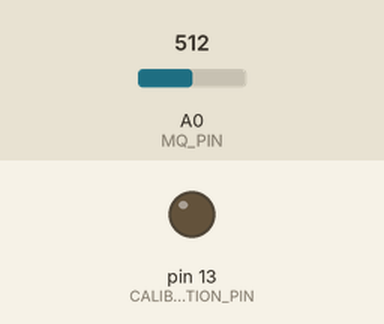
Bench run of a sketch on a simulated Arduino Uno, built with avr-gcc and run on an emulated ATmega328P. Shown: output pins drawn as LEDs (lit = HIGH). The inputs (shaded band) are chosen by the test bench; at power-on: A0 (MQ_PIN) = 512. What the sketch prints to the serial monitor is not drawn.

Above: at 0.1 s.
At 1.1 s:
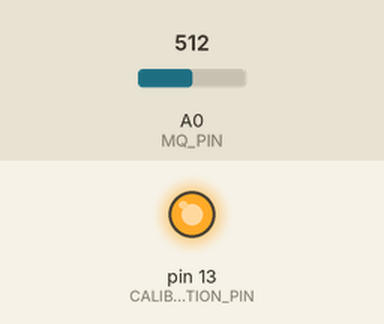
Timing chart, 0 to 3.5 s (numbered marks = the images above):
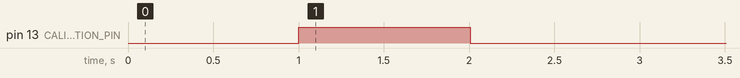

The sketch:

CH4-sensor.ino
```cpp
/////////////
// Arduino //
/////////////
const bool DEBUG = false; // debug output (calibration phase) is not compatible with external monitoring system ('./monitor.sh').

const int CALIBRATION_PIN = 13; // Turn on during calibration
const int MQ_PIN = A0; // analog input
const double VOLT_RESOLUTION = 5.0; // if 3.3V, use 3.3
const int ADC_RESOLUTION = 1023; // for 10-bit analog to digital converter: 0..2^10-1 = 0..1023
//const int SERIAL_BAUD=115200;
const int SERIAL_BAUD=9600;

// How to interpret ADC measure:
// ADC = analogRead(MQ_PIN); // 0..1023
// Sensor voltage = 5*ADC/1023
//
// MQ-4 idea is to use the voltage divider formula:
//
//  RS     V - VS
// ---- = ---------- => RS = V*RL/VS - RL
//  RL       VS
//
// RS: sensor resistance
// VS: sensor voltage
// RL: load resistance
// V: volt resolution (usually 5.0V)

///////////////////////////////////////////////////////////////
// DATA SHEET SPECIFICATIONS, SENSIBILITY GRAPH and FORMULAS //
///////////////////////////////////////////////////////////////
const double RL = 1.777; // K Ohms measured between A0 and GND (polymeter)
double CLEAN_AIR_RATIO = 4.3; // RS_air/R0, horizontal black line at graph: you must guarantee 'clean air' during setup() calibration
double R0 = 11.82; // estimated (will be calculated on calibration)
const int MQ4_PPM_MAX_RANGE = 10000;

// Graph shows RS/R0 against ppm
// Graph is in logarithm scale: log y = m * log x + b
//
// y=1;    x=1000 ppm  => 0 = 3m + b
// y=0.43; x=10000 ppm => −0,366531544 = 4m + b
//
// So:
const double m = -0.366531544;
const double b = 1.099594632;

///////////////
// FUNCTIONS //
///////////////

const int DEFAULT_SAMPLES = 5;
const int DEFAULT_SAMPLES_INTERVAL_MS = 10;
const int DEFAULT_MEASURE_LAPSE = DEFAULT_SAMPLES * DEFAULT_SAMPLES_INTERVAL_MS;

// Get average voltage
double voltage(int samples = DEFAULT_SAMPLES, int samplesIntervalMs = DEFAULT_SAMPLES_INTERVAL_MS) {
  double avg = 0.0;
  for (int k = 0; k < samples; k ++) {
    avg += analogRead(MQ_PIN);
    delay(samplesIntervalMs);
  }

  double result = (avg/samples) * VOLT_RESOLUTION / ADC_RESOLUTION;

  return result;
}

// Get R0 on using clean-air as graph reference
double calibrate() {
  double sensor_volt = voltage(50, 20); //Define variable for sensor voltage
  double RS_air; // Define variable for sensor resistance
  double R0; // Define variable for resulting R0

  RS_air = ((VOLT_RESOLUTION * RL) / sensor_volt) - RL; // Calculate RS in fresh air
  R0 = RS_air / CLEAN_AIR_RATIO; // Calculate R0

  return R0;
}

// Get CH4 concentratin (ppm)
int ppm(double sensor_volt) {
  double RS_gas; //Define variable for sensor resistance
  double ratio; //Define variable for ratio

  RS_gas = ((VOLT_RESOLUTION * RL) / sensor_volt) - RL; //Get value of RS in a gas
  ratio = RS_gas / R0;   // Get ratio for CH4

  double ppm_log = (log10(ratio) - b) / m; //Get ppm value in linear scale according to the the ratio value
  double ppm = pow(10, ppm_log); //Convert ppm value to log scale

  // Limit range to maximum by specification:
  int result = min(floor(ppm), MQ4_PPM_MAX_RANGE);

  return result;
}

////////////////////
// INITIALIZATION //
////////////////////
void setup() {
  Serial.begin(SERIAL_BAUD); // hay que ajustarlo en el monitor tambén, o se verá basura
  delay(1000);

  if (DEBUG) {
    Serial.println("\n==============================================================");
    Serial.println("METANE CONCENTRATION MEASUREMENT (CH4 ppm) BY MEAN MQ-4 SENSOR");
    Serial.println("==============================================================\n");

    Serial.print("Estimated R0 (K Ohms) = ");
    Serial.println(R0);
  }

  pinMode(CALIBRATION_PIN, OUTPUT);
  digitalWrite(CALIBRATION_PIN, HIGH); // light up
  if (DEBUG) Serial.print("Calibrating ... ");
  R0 = calibrate();
  if (DEBUG) Serial.println("done !");
  digitalWrite(CALIBRATION_PIN, LOW); // light down

  if (DEBUG) {
    Serial.println("Start measuring ...");
    Serial.print("Calibrated R0 (K Ohms) = ");
    Serial.println(R0);
  }

  delay(2000);
}

//////////
// MAIN //
//////////
void loop() {

  double sensor_volt = voltage();

  // Sensor VS (V) = <sensor_volt>
  // RS_gas (K Ohms) = <RS_gas>
  Serial.println(ppm(sensor_volt));

  delay(500-DEFAULT_MEASURE_LAPSE); // half second in total
}
```
